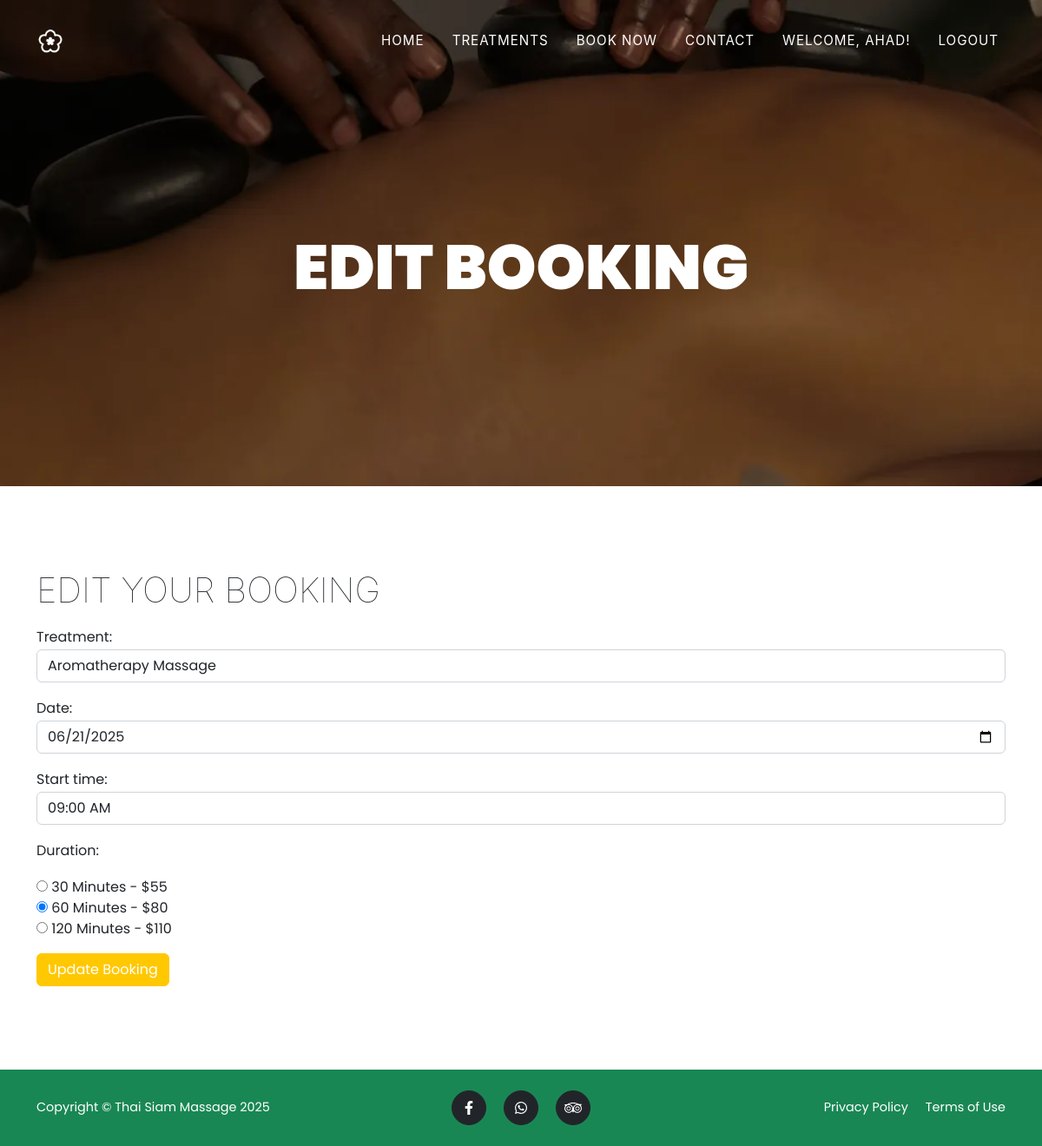
/edit-booking/2/ (signed in), run on the app's committed database.
### booking/models.py (models this page shows, shortened)
class Booking(models.Model):
    user = models.ForeignKey(User, on_delete=models.CASCADE)
    treatment = models.ForeignKey(Treatments, on_delete=models.CASCADE)
    date = models.DateField()
    start_time = models.TimeField()
    end_time = models.TimeField()
    duration = models.IntegerField()
    created_at = models.DateTimeField(auto_now_add=True)

### booking/views.py (the view)
@login_required
def edit_booking(request, booking_id):
    booking = get_object_or_404(Booking, id=booking_id, user=request.user)
    if request.method == 'POST':
        form = BookingForm(request.POST, instance=booking)
        if form.is_valid():
            form.save()
            return redirect('dashboard')
    else:
        form = BookingForm(instance=booking)
    return render(
        request,
        'edit_booking.html',
        {'form': form, 'booking': booking}
    )

### booking/forms.py (called while the page is built)
    def generate_time_slots(self):
        time_slots = []
        start_time = datetime.time(9, 0)
        end_time = datetime.time(22, 0)
        delta = datetime.timedelta(minutes=30)
        current_time = datetime.datetime.combine(
            datetime.date.today(),
            start_time
        )
        end_datetime = datetime.datetime.combine(
            datetime.date.today(),
            end_time
        )
        while current_time <= end_datetime:
            time_slots.append((
                current_time.time().strftime('%H:%M'),
                current_time.strftime('%I:%M %p')
            ))
            current_time += delta
        return time_slots

### booking/models.py (called while the page is built)
    def __str__(self):
        return f"{self.title}"

### booking/templates/edit_booking.html (shortened to what this page needs)
{% extends 'base.html' %}
{% load static %}
{% block content %}
<header class="masthead masthead-banner">
    <div class="container">
        <div class="masthead-heading text-uppercase">Edit Booking</div>
    </div>
</header>
<section class="page-section">
    <div class="container">
        <h2 class="section-heading text-uppercase">Edit your booking</h2>
        <form method="post">
            {{ form.as_p }}
            <button type="submit" class="btn btn-primary">Update Booking</button>
        </form>
    </div>
</section>
{% endblock %}

### templates/base.html (shortened to what this page needs)
{% load static %}
<!DOCTYPE html>
<html lang="en">
<head>
    <link rel="stylesheet" href="https://cdn.jsdelivr.net/npm/timepicker@1.3.5/dist/timepicker.min.css">
    <link href="{% static 'booking/css/styles.css' %}" rel="stylesheet" />
    <link href="{% static 'booking/css/custom_style.css' %}" rel="stylesheet" />
</head>
<body id="page-top">
    <nav class="navbar navbar-expand-lg navbar-dark fixed-top" id="mainNav">
        <div class="container">
            <a class="navbar-brand" href="{% url 'home' %}">
                <img class="logo" src="{% static 'booking/assets/img/navbar-logo.png' %}" alt="Nav Logo">
            </a>
            <div class="collapse navbar-collapse" id="navbarResponsive">
                <ul class="navbar-nav text-uppercase ms-auto py-4 py-lg-0">
                    <li class="nav-item"><a class="nav-link" href="{% url 'home' %}">Home</a></li>
                    <li class="nav-item"><a class="nav-link" href="{% url 'treatments' %}">Treatments</a></li>
                    <li class="nav-item"><a class="nav-link" href="{% url 'book_now' %}">Book Now</a></li>
                    <li class="nav-item"><a class="nav-link" href="{% url 'contact' %}">Contact</a></li>
                    {% if user.is_authenticated %}
                    <li class="nav-item">
                        <a class="nav-link" href="{% url 'dashboard' %}">Welcome, {{ user.first_name }}!</a>
                    </li>
                    <li class="nav-item"><a class="nav-link" href="{% url 'logout' %}">Logout</a></li>
                    {% endif %}
                </ul>
            </div>
        </div>
    </nav>
    {% block content %}
    {% endblock %}
    <footer class="footer py-4">
        <div class="container">
            <div class="row align-items-center">
                <div class="col-lg-4 text-lg-start">Copyright &copy; Thai Siam Massage 2025</div>
                <div class="col-lg-4 my-3 my-lg-0">
                    <a class="btn btn-dark btn-social mx-2" target="_blank" href="https://www.facebook.com/kanthaisiammassage?locale=en_GB" aria-label="Facebook"><i
                            class="fab fa-facebook-f"></i></a>
                    <a class="btn btn-dark btn-social mx-2" href="https://api.whatsapp.com/send?phone=%2B35799256453&app=facebook&entry_point=page_cta&fbclid=IwY2xjawIemF1leHRuA2FlbQIxMAABHSnJw7-y5_4mTfEMH0syJSFO54g7FqD45KRpViBQBm2U6H0OVrFt0e-YOA_aem_6gjcRXWI7FnUBPNZJmaCfA" aria-label="Whatsapp" target="_blank"><i
                            class="fab fa-whatsapp"></i></a>
                    <a class="btn btn-dark btn-social mx-2" href="https://www.tripadvisor.co.uk/Attraction_Review-g3359582-d11773213-Reviews-Kan_Thai_Siam_Massage-Germasogeia_Limassol.html" target="_blank" aria-label="LinkedIn">
                    </a>
                </div>
                <div class="col-lg-4 text-lg-end">
                    <a class="text-white text-decoration-none me-3" href="{% url 'privacy_policy' %}">Privacy Policy</a>
                    <a class="text-white text-decoration-none" href="{% url 'terms_of_use' %}">Terms of Use</a>
                </div>
            </div>
        </div>
    </footer>
</body>
</html>

### booking/static/booking/css/custom_style.css (style rules this page uses)
.logo { width: 100%; }
.masthead-banner { background-image: url("../assets/img/banner.webp") !important; background-repeat: no-repeat; background-attachment: scroll; background-position: center center; background-size: cover; }

### data on the page
Booking: treatment "Aromatherapy Massage", date "06/21/2025", start_time "09:00 AM", duration "☐ 30 Minutes - $55 ☑ 60 Minutes - $80 ☐ 120 Minutes - $110"

### other printed values
{{ user.first_name }} "AHAD"
